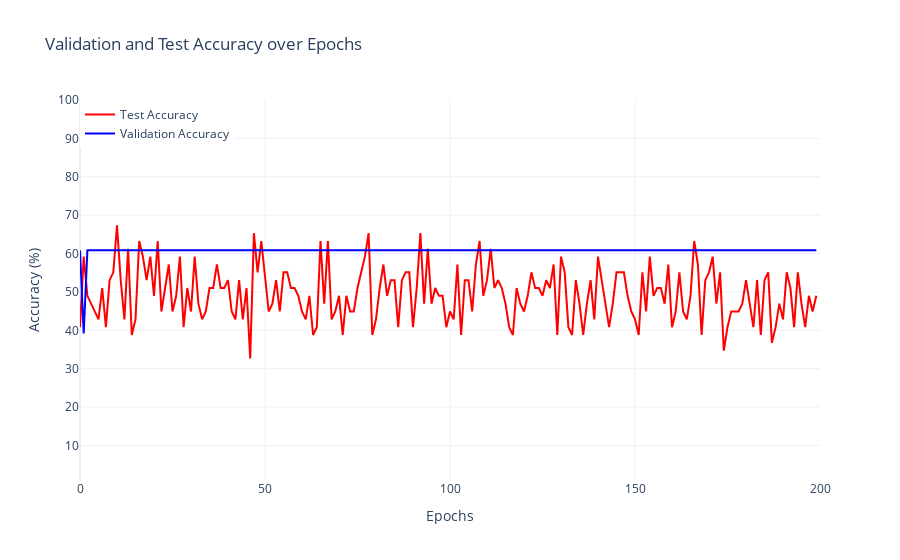

Source (notebook cell):
### Markdown cell above
### Training and Validation Accuracy

### Code cell
plot_accuracies(num_epochs, test_accuracies, validation_accuracies, os.path.join(unique_folder_name, 'accuracy_plot'))

### Figure 1 — Plotly figure (JSON) as saved in the notebook; plotly's stock layout.template omitted (floating-point values rounded to 4 significant figures; data arrays with more than 128 entries replaced by an {"elided": "..."} marker saying what was removed)
{"data": [{"line": {"color": "red"}, "mode": "lines", "name": "Test Accuracy", "type": "scatter", "x": {"elided": "200 int values"}, "y": {"elided": "200 float values"}}, {"line": {"color": "blue"}, "mode": "lines", "name": "Validation Accuracy", "type": "scatter", "x": {"elided": "200 int values"}, "y": {"elided": "200 float values"}}], "layout": {"legend": {"traceorder": "normal", "x": 0, "y": 1}, "title": {"text": "Validation and Test Accuracy over Epochs"}, "xaxis": {"range": [0, 200], "title": {"text": "Epochs"}}, "yaxis": {"range": [1, 100], "title": {"text": "Accuracy (%)"}}}}
